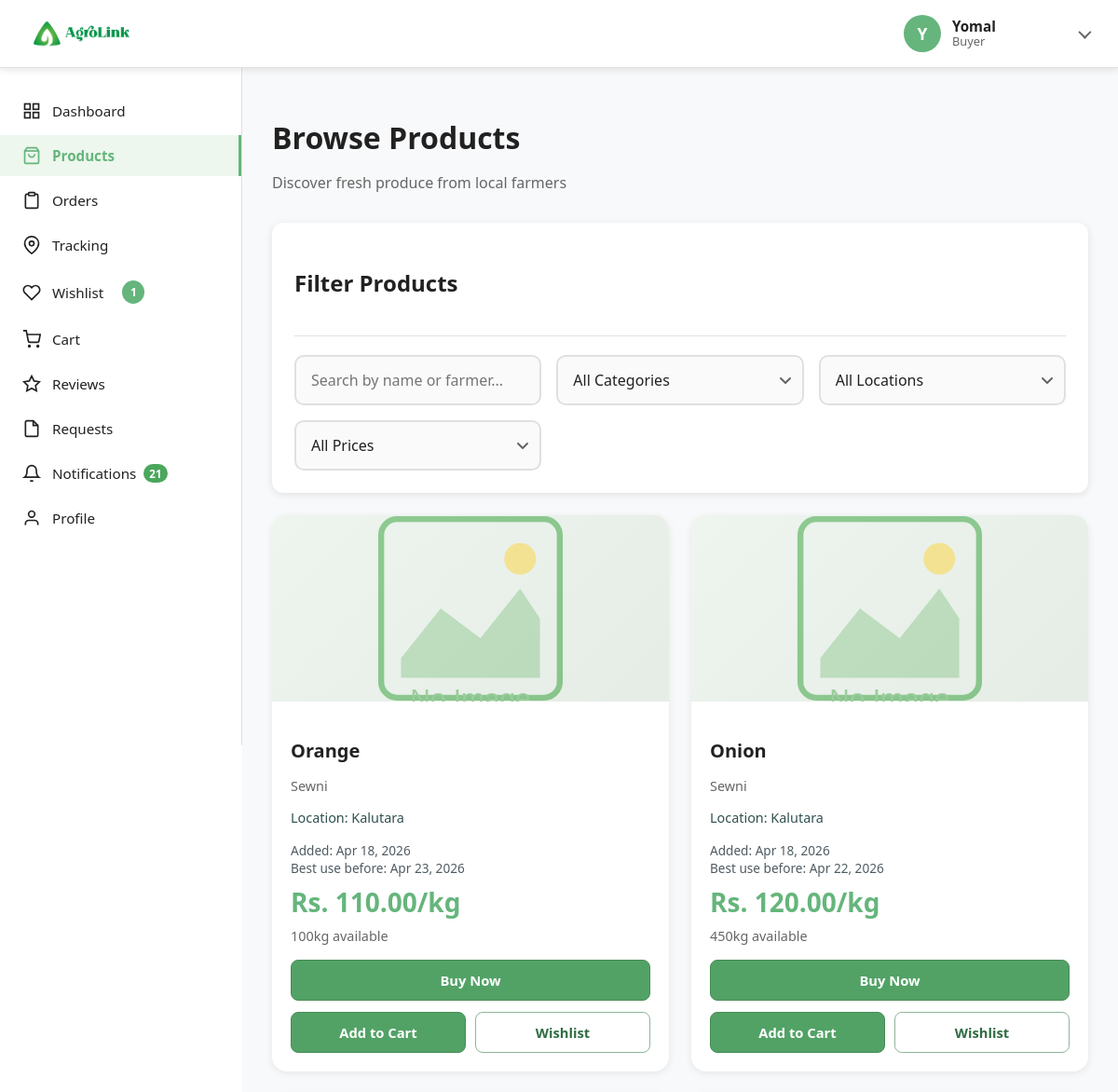
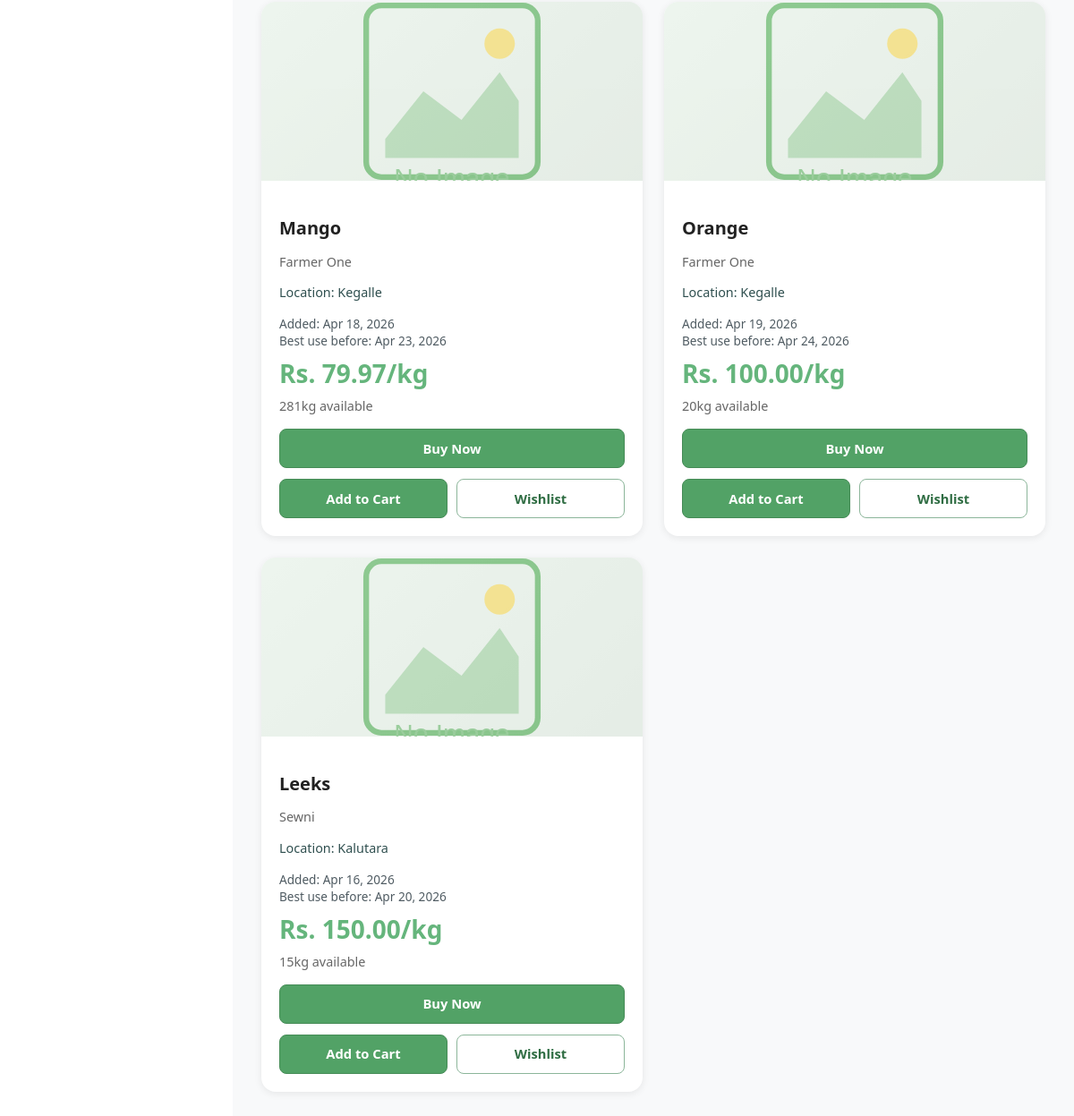
Screenshot of /buyerproducts (signed in) with the database file from the repository (2 pictures, top to bottom).
### tables this page shows
CREATE TABLE `products` (
  `id` int(11) NOT NULL,
  `farmer_id` int(11) NOT NULL,
  `name` varchar(255) NOT NULL,
  `product_master_id` int(11) DEFAULT NULL,
  `price` decimal(10,2) NOT NULL,
  `quantity` int(11) NOT NULL,
  `description` text DEFAULT NULL,
  `district_id` int(11) DEFAULT NULL,
  `town_id` int(11) DEFAULT NULL,
  `image` varchar(255) DEFAULT NULL,
  `location` varchar(100) DEFAULT NULL,
  `category` varchar(50) NOT NULL DEFAULT 'other',
  `listing_date` date NOT NULL DEFAULT (current_date),
  `created_at` timestamp NOT NULL DEFAULT current_timestamp(),
  `updated_at` timestamp NOT NULL DEFAULT current_timestamp() ON UPDATE current_timestamp()
);

CREATE TABLE `users` (
  `id` int(11) NOT NULL,
  `name` varchar(255) NOT NULL,
  `email` varchar(255) NOT NULL,
  `password` varchar(255) NOT NULL,
  `password_updated_at` timestamp NULL DEFAULT NULL,
  `role` varchar(255) NOT NULL,
  `status` enum('active','inactive') DEFAULT 'active',
  `verification_status` enum('not_required','pending','approved','rejected') DEFAULT 'not_required',
  `deactivated_at` timestamp NULL DEFAULT NULL,
  `deactivation_reason` varchar(500) DEFAULT NULL,
  `created_at` timestamp NOT NULL DEFAULT current_timestamp(),
  `updated_at` timestamp NOT NULL DEFAULT current_timestamp() ON UPDATE current_timestamp()
);

CREATE TABLE `farmer_profiles` (
  `id` int(11) NOT NULL,
  `user_id` int(11) NOT NULL,
  `phone` varchar(20) DEFAULT NULL,
  `district` varchar(100) DEFAULT NULL,
  `crops_selling` text DEFAULT NULL,
  `full_address` text DEFAULT NULL,
  `profile_photo` varchar(255) DEFAULT NULL,
  `created_at` timestamp NOT NULL DEFAULT current_timestamp(),
  `updated_at` timestamp NOT NULL DEFAULT current_timestamp() ON UPDATE current_timestamp()
);

### app/views/buyer/products.view.php (the view, shortened to what the rows shown need)
<div class="content-header">
    <h1 class="content-title">Browse Products</h1>
</div>
<div class="products-grid" id="productsGrid">
    <?php if (empty($products)): ?>
        <div class="buyer-products-empty-state">
            <div class="buyer-products-empty-icon">🌾</div>
            <h3>No products available yet</h3>
            <p>Check back later for fresh products from our farmers!</p>
        </div>
    <?php else: ?>
        <?php foreach ($products as $product): ?>
            <div class="product-card"
                data-id="<?= htmlspecialchars($product->id) ?>"
                data-name="<?= strtolower(htmlspecialchars($product->name)) ?>"
                data-category="<?= strtolower(htmlspecialchars($product->category)) ?>"
                data-location="<?= strtolower(htmlspecialchars($product->location)) ?>"
                data-price="<?= htmlspecialchars($product->price) ?>"
                data-farmer="<?= strtolower(htmlspecialchars($product->farmer_name ?? '')) ?>"
                data-image="<?= !empty($product->image) ? htmlspecialchars($product->image) : '' ?>">
                <div class="product-image">
                    <?php if (!empty($product->image) && file_exists("assets/images/products/" . $product->image)): ?>
                        <img src="<?= ROOT ?>/assets/images/products/<?= htmlspecialchars($product->image) ?>"
                            alt="<?= htmlspecialchars($product->name) ?>">
                    <?php else: ?>
                        <img src="<?= ROOT ?>/assets/images/default-product.svg"
                            alt="<?= htmlspecialchars($product->name) ?>"
                            class="buyer-products-fallback-image">
                    <?php endif; ?>
                </div>
                <div class="product-info">
                    <h3 class="product-name"><?= htmlspecialchars($product->name) ?></h3>
                    <p class="product-farmer">
                        <?= htmlspecialchars($product->farmer_name ?? 'Unknown Farmer') ?>
                    </p>
                    <p class="product-description buyer-products-location-line">
                        Location: <?= htmlspecialchars($product->farmer_district ?? $product->location ?? 'Unknown Location') ?>
                    </p>
                    <div class="buyer-products-date-meta">
                        <div>Added: <?= htmlspecialchars($product->display_added_date ?? '-') ?></div>
                        <div>Best use before: <?= htmlspecialchars($product->display_best_use_date ?? '-') ?></div>
                    </div>
                    <div class="product-price">Rs. <?= number_format($product->price, 2) ?>/kg</div>
                    <div class="product-stock">
                        <?= htmlspecialchars($product->quantity) ?>kg available
                    </div>
                    <div class="buyer-products-actions">
                        <button class="btn btn-primary btn-buy-now buyer-product-action-btn"
                            onclick="BuyerDashboard.buyNow(<?= $product->id ?>, '<?= addslashes(htmlspecialchars($product->name)) ?>', <?= $product->price ?>, <?= $product->quantity ?>)">
                            Buy Now
                        </button>
                        <div class="buyer-products-secondary-actions">
                            <button class="btn btn-primary btn-add-cart buyer-product-action-btn"
                                onclick="BuyerDashboard.addToCart(<?= $product->id ?>, '<?= addslashes(htmlspecialchars($product->name)) ?>', <?= $product->price ?>, <?= $product->quantity ?>)">
                                Add to Cart
                            </button>
                            <button class="btn btn-outline buyer-product-action-btn" onclick="BuyerDashboard.addToWishlist(<?= $product->id ?>, event)">
                                Wishlist
                            </button>
                        </div>
                    </div>
                </div>
            </div>
        <?php endforeach; ?>
    <?php endif; ?>
</div>

### rows the page displays
products: name "Orange", users.name "Sewni", farmer_profiles.district "Kalutara", listing_date "Apr 18, 2026", category+listing_date "Apr 23, 2026", price "110.00", quantity "100"
products: name "Onion", users.name "Sewni", farmer_profiles.district "Kalutara", listing_date "Apr 18, 2026", category+listing_date "Apr 22, 2026", price "120.00", quantity "450"
products: name "Mango", users.name "Farmer One", farmer_profiles.district "Kegalle", listing_date "Apr 18, 2026", category+listing_date "Apr 23, 2026", price "79.97", quantity "281"
products: name "Orange", users.name "Farmer One", farmer_profiles.district "Kegalle", listing_date "Apr 19, 2026", category+listing_date "Apr 24, 2026", price "100.00", quantity "20"
products: name "Leeks", users.name "Sewni", farmer_profiles.district "Kalutara", listing_date "Apr 16, 2026", category+listing_date "Apr 20, 2026", price "150.00", quantity "15"

### other values shown
$userRole !== '' ? $userRole : 'User' "Buyer"
$wishlistCount "1"
$notificationUnreadCount "21"
